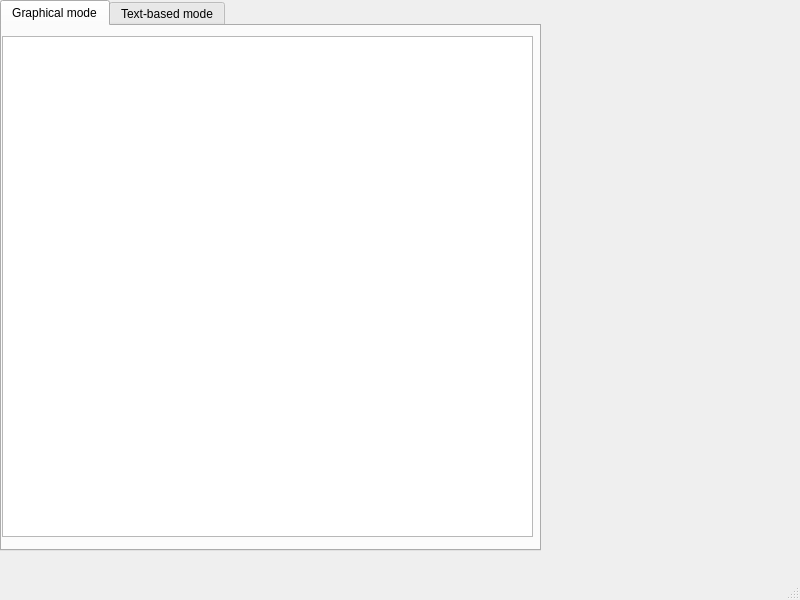
<?xml version="1.0" encoding="UTF-8"?>
<ui version="4.0">
 <class>MainWindow</class>
 <widget class="QMainWindow" name="MainWindow">
  <property name="geometry">
   <rect>
    <x>0</x>
    <y>0</y>
    <width>800</width>
    <height>600</height>
   </rect>
  </property>
  <property name="windowTitle">
   <string>MainWindow</string>
  </property>
  <widget class="QWidget" name="centralwidget">
   <widget class="QTabWidget" name="tabWidget">
    <property name="geometry">
     <rect>
      <x>0</x>
      <y>0</y>
      <width>541</width>
      <height>551</height>
     </rect>
    </property>
    <property name="currentIndex">
     <number>0</number>
    </property>
    <widget class="QWidget" name="tab">
     <attribute name="title">
      <string>Graphical mode</string>
     </attribute>
     <widget class="QGraphicsView" name="graphicsView">
      <property name="geometry">
       <rect>
        <x>0</x>
        <y>10</y>
        <width>531</width>
        <height>501</height>
       </rect>
      </property>
     </widget>
    </widget>
    <widget class="QWidget" name="tab_2">
     <attribute name="title">
      <string>Text-based mode</string>
     </attribute>
    </widget>
   </widget>
  </widget>
  <widget class="QMenuBar" name="menubar">
   <property name="geometry">
    <rect>
     <x>0</x>
     <y>0</y>
     <width>800</width>
     <height>23</height>
    </rect>
   </property>
  </widget>
  <widget class="QStatusBar" name="statusbar"/>
 </widget>
 <resources/>
 <connections/>
</ui>
